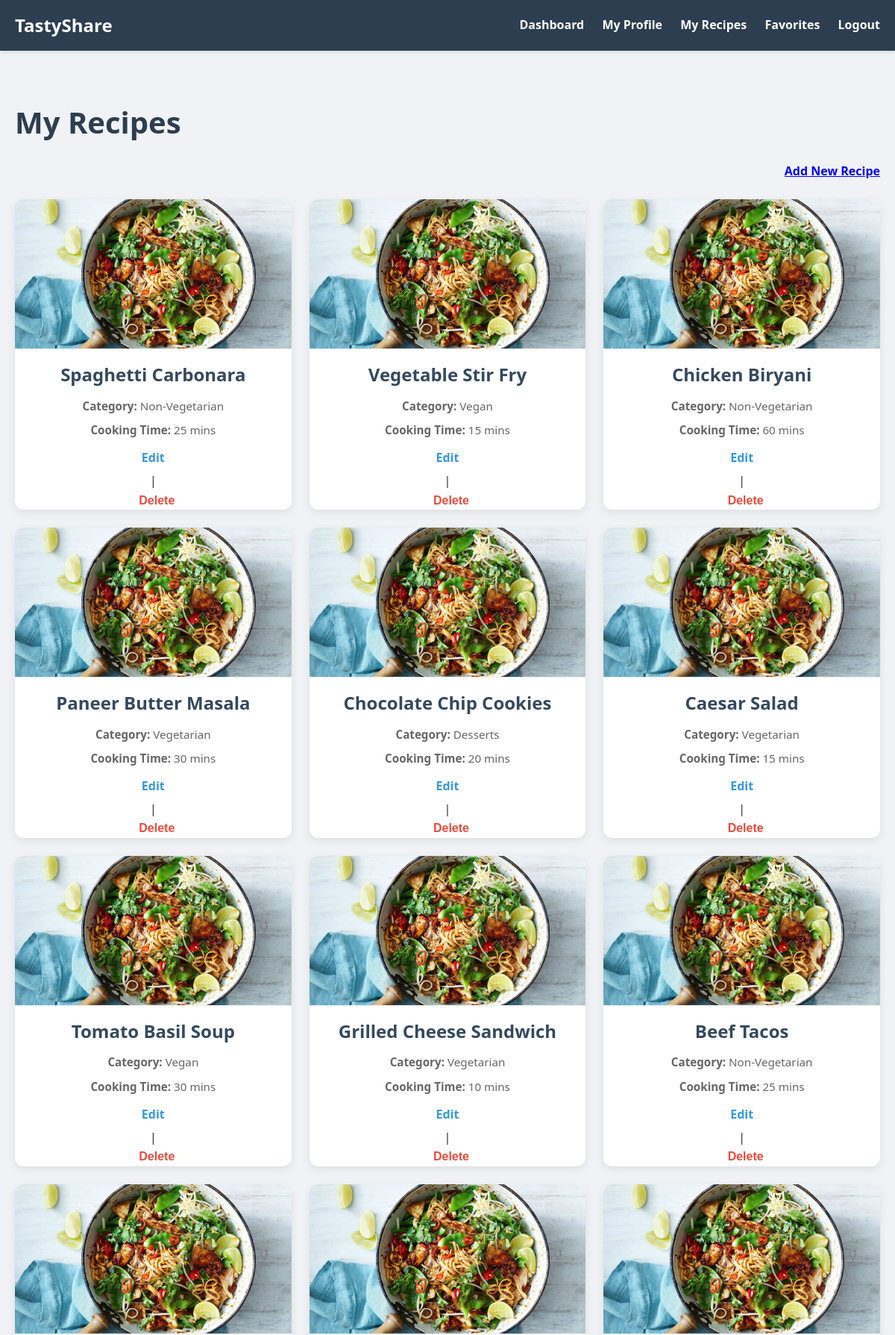
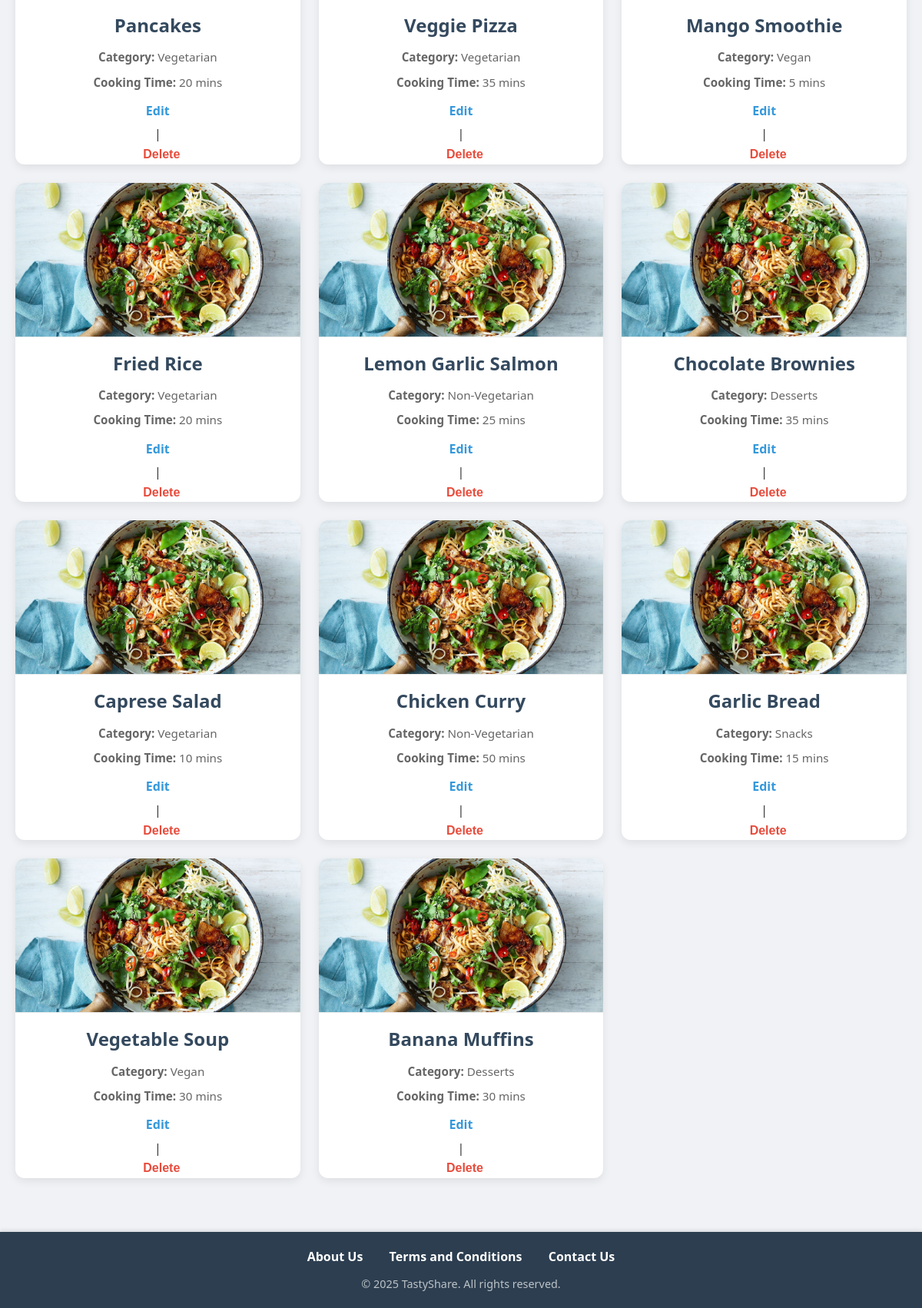
Screenshot of /recipes/ (signed in) with the database file from the repository (2 pictures, top to bottom).
### myapp/models.py (models this page shows, shortened)
class Recipe(models.Model):
    CATEGORY_CHOICES = [
        ('Vegetarian', 'Vegetarian'),
        ('Vegan', 'Vegan'),
        ('Non-Vegetarian', 'Non-Vegetarian'),
        ('Desserts', 'Desserts'),
        ('Snacks', 'Snacks'),
    ]
    STATUS_CHOICES = [
        ('Pending', 'Pending'),
        ('Approved', 'Approved'),
        ('Rejected', 'Rejected'),
    ]
    recipe_id = models.AutoField(primary_key=True)
    user = models.ForeignKey(UserRegister, on_delete=models.CASCADE)
    title = models.CharField(max_length=200)
    ingredients = models.TextField()
    preparation_steps = models.TextField()
    category = models.CharField(max_length=20, choices=CATEGORY_CHOICES)
    cooking_time = models.IntegerField()
    image = models.ImageField(upload_to="recipes/", blank=True, null=True)
    status = models.CharField(max_length=10, choices=STATUS_CHOICES, default='Pending')
    created_at = models.DateTimeField(default=timezone.now)
    updated_at = models.DateTimeField(auto_now=True)

### myapp/views.py (the view)
# urls.py: path("recipes/", views.recipe_list, name="recipe_list"),
def recipe_list(request):
    if not request.session.get("user_id"):
        return redirect("login")
    user_id = request.session["user_id"]
    recipes = Recipe.objects.filter(user_id=user_id)
    return render(request, "recipe_list.html", {"recipes": recipes})

### templates/recipe_list.html (shortened to what this page needs)
{% extends "base.html" %}
{% block content %}
<h2>My Recipes</h2>
<h4><a href="{% url 'recipe_create' %}">Add New Recipe</a></h4>
<div class="recipe-grid">
  {% for recipe in recipes %}
    <div class="recipe-card">
      {% if recipe.image %}
        <img src="{{ recipe.image.url }}" alt="{{ recipe.title }}" class="recipe-img">
      {% endif %}
      <h3>{{ recipe.title }}</h3>
      <p><strong>Category:</strong> {{ recipe.category }}</p>
      <p><strong>Cooking Time:</strong> {{ recipe.cooking_time }} mins</p>
      <a href="{% url 'recipe_update' recipe.recipe_id %}">Edit</a> |
      <form method="POST" action="{% url 'recipe_delete' recipe.recipe_id %}" style="display:inline;">
        <button type="submit">Delete</button>
      </form>
    </div>
  {% endfor %}
</div>
{% endblock %}

### templates/base.html (shortened to what this page needs)
<!DOCTYPE html>
<html lang="en">
<head>
</head>
<body>
<nav>
    <a href="{% url 'dashboard' %}" class="nav-brand">TastyShare</a>
    <div class="nav-links">
        {% if request.session.user_id %}
            <a href="{% url 'dashboard' %}">Dashboard</a>
            <a href="{% url 'profile' %}">My Profile</a>
            <a href="{% url 'recipe_list' %}">My Recipes</a>
            <a href="{% url 'favorite_list' %}">Favorites</a>
            <a href="{% url 'logout' %}">Logout</a>
        {% else %}
            <a href="{% url 'login' %}">Login</a>
            <a href="{% url 'register' %}">Register</a>
        {% endif %}
    </div>
</nav>
<div class="container">
    {% block content %}{% endblock %}
</div>
<footer>
    <div class="footer-links">
        <a href="{% url 'about_us' %}">About Us</a>
        <a href="{% url 'terms' %}">Terms and Conditions</a>
        <a href="{% url 'contact' %}">Contact Us</a>
    </div>
    <p>&copy; 2025 TastyShare. All rights reserved.</p>
</footer>
</body>
</html>

### templates/base.html (style rules this page uses)
body { font-family: 'Segoe UI', Tahoma, Geneva, Verdana, sans-serif; margin: 0; padding: 0; background: #f0f2f5; color: #333; line-height: 1.6; }
nav { background: #2c3e50; color: #fff; padding: 15px 20px; display: flex; justify-content: space-between; align-items: center; box-shadow: 0 2px 5px rgba(0, 0, 0, 0.1); }
nav .nav-brand { font-size: 1.5rem; font-weight: bold; color: #fff; text-decoration: none; }
nav .nav-links a { color: #fff; margin-left: 20px; text-decoration: none; font-weight: bold; transition: color 0.3s ease; }
.container { padding: 30px 20px; max-width: 1200px; margin: 0 auto; }
.recipe-grid { display: grid; grid-template-columns: repeat(auto-fill, minmax(280px, 1fr)); gap: 25px; margin-top: 25px; }
.recipe-card { text-align: left; overflow: hidden; transition: transform 0.3s, box-shadow 0.3s; }
.recipe-card img.recipe-img { width: 100%; height: 200px; object-fit: cover; display: block; }
footer { background: #2c3e50; color: #fff; text-align: center; padding: 20px 0; margin-top: 40px; box-shadow: 0 -2px 5px rgba(0, 0, 0, 0.1); }
.footer-links { margin-bottom: 10px; }
.footer-links a { color: #fff; text-decoration: none; margin: 0 15px; font-weight: bold; transition: color 0.3s; }
footer p { margin: 0; font-size: 0.9rem; color: #bdc3c7; }

### templates/recipe_list.html (style rules this page uses)
h2 { color: #2c3e50; font-size: 2.5em; margin-bottom: 10px; }
h4 { text-align: right; }
.recipe-grid { display: grid; grid-template-columns: repeat(auto-fill, minmax(280px, 1fr)); gap: 24px; }
.recipe-card { background-color: #ffffff; border-radius: 12px; overflow: hidden; box-shadow: 0 4px 12px rgba(0, 0, 0, 0.08); display: flex; flex-direction: column; transition: transform 0.3s ease, box-shadow 0.3s ease; text-align: center; }
.recipe-img { width: 100%; height: 200px; object-fit: cover; border-bottom: 1px solid #eee; }
.recipe-card h3 { font-size: 1.5em; margin: 15px 0 10px; color: #34495e; }
.recipe-card p { margin: 0 0 8px; font-size: 0.95em; color: #666; }
.recipe-card a { color: #3498db; text-decoration: none; font-weight: 600; padding: 5px 0; transition: color 0.3s; }
.recipe-card form { display: inline-block; margin-left: 10px; }
.recipe-card button { background: none; color: #e74c3c; border: none; padding: 0; font-size: 1em; font-weight: 600; cursor: pointer; transition: color 0.3s; }

### rows the page displays
Recipe: image (picture), title "Spaghetti Carbonara", category "Non-Vegetarian", cooking_time "25"
Recipe: image (picture), title "Vegetable Stir Fry", category "Vegan", cooking_time "15"
Recipe: image (picture), title "Chicken Biryani", category "Non-Vegetarian", cooking_time "60"
Recipe: image (picture), title "Paneer Butter Masala", category "Vegetarian", cooking_time "30"
Recipe: image (picture), title "Chocolate Chip Cookies", category "Desserts", cooking_time "20"
Recipe: image (picture), title "Caesar Salad", category "Vegetarian", cooking_time "15"
Recipe: image (picture), title "Tomato Basil Soup", category "Vegan", cooking_time "30"
Recipe: image (picture), title "Grilled Cheese Sandwich", category "Vegetarian", cooking_time "10"
Recipe: image (picture), title "Beef Tacos", category "Non-Vegetarian", cooking_time "25"
Recipe: image (picture), title "Pancakes", category "Vegetarian", cooking_time "20"
Recipe: image (picture), title "Veggie Pizza", category "Vegetarian", cooking_time "35"
Recipe: image (picture), title "Mango Smoothie", category "Vegan", cooking_time "5"
Recipe: image (picture), title "Fried Rice", category "Vegetarian", cooking_time "20"
Recipe: image (picture), title "Lemon Garlic Salmon", category "Non-Vegetarian", cooking_time "25"
Recipe: image (picture), title "Chocolate Brownies", category "Desserts", cooking_time "35"
Recipe: image (picture), title "Caprese Salad", category "Vegetarian", cooking_time "10"
Recipe: image (picture), title "Chicken Curry", category "Non-Vegetarian", cooking_time "50"
Recipe: image (picture), title "Garlic Bread", category "Snacks", cooking_time "15"
Recipe: image (picture), title "Vegetable Soup", category "Vegan", cooking_time "30"
Recipe: image (picture), title "Banana Muffins", category "Desserts", cooking_time "30"
